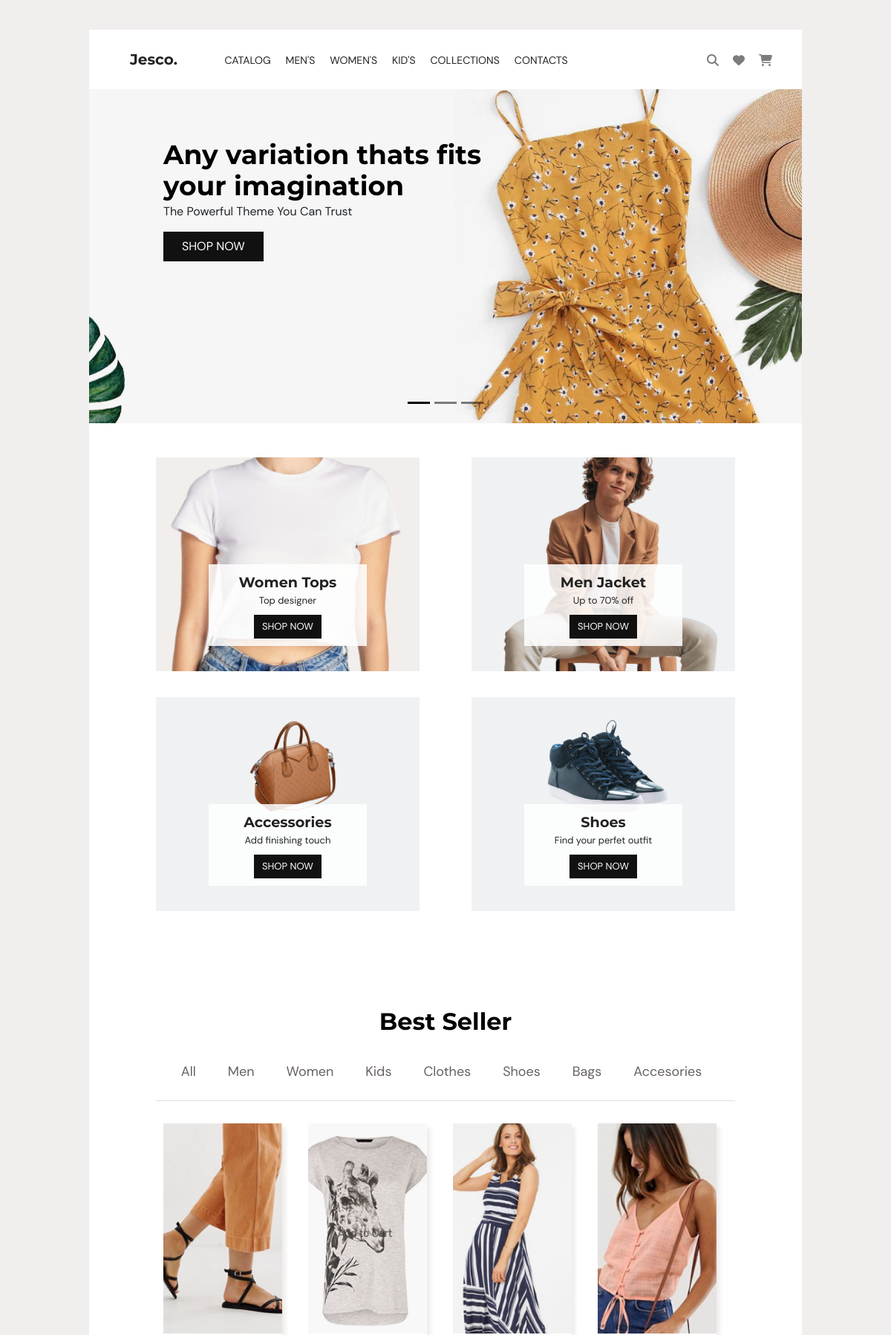
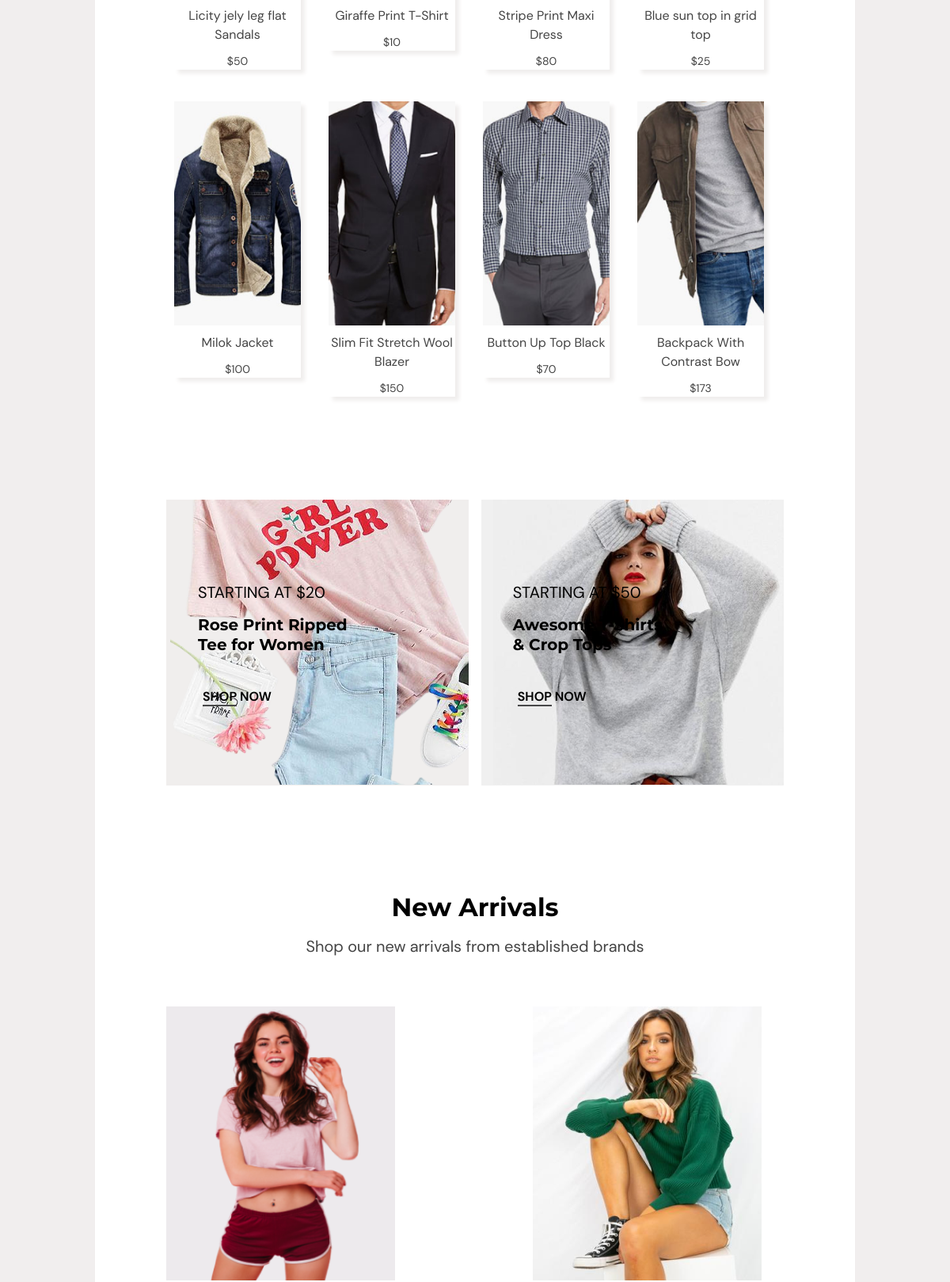
The page / (upper part) on the database its author committed (2 pictures, top to bottom).
### web/models.py (models this page shows, shortened)
class Products(models.Model):
    id = models.AutoField('id', primary_key=True)
    title = models.CharField('title', max_length=200, default="")
    id_categories = models.ForeignKey('Categories', on_delete=models.SET_NULL, null=True)
    id_brand = models.ForeignKey('Brands', on_delete=models.SET_NULL, null=True)
    id_type = models.ForeignKey('Type', on_delete=models.SET_NULL, null=True)
    img = models.ImageField(default="")
    price = models.IntegerField('price')
    size = models.ForeignKey('Size', on_delete=models.SET_NULL, null=True)
    is_best_seller = models.BooleanField(default=False)
    is_new_arrivals = models.BooleanField(default=False)
    class Meta:
        verbose_name = 'Товар'
        verbose_name_plural = 'Товары'

### web/views.py (the view)
# urls.py: 2. Add a URL to urlpatterns:  path('', views.home, name='home')
def home(request):
    sale_product = Products.objects.filter(is_best_seller = True)
    new_arrivals = Products.objects.filter(is_new_arrivals = True)
    return render(request, "web/index.html", {'sale_product':sale_product, 'new_arrivals':new_arrivals})

### templates/web/index.html (shortened to what this page needs)
{% load static %}
<!DOCTYPE html>
<html lang="en">
<head>
    <link rel="stylesheet" href="{% static 'css/reset.css'%}"/>
    <link rel="stylesheet" href="{% static 'css/style.css'%}"/>
    <link href="{% static 'fontawesome_free/css/all.min.css' %}" rel="stylesheet" type="text/css">
    <link href="{% static 'fontawesomefree/css/fontawesome.css' %}" rel="stylesheet" type="text/css">
    <link href="{% static 'fontawesomefree/css/brands.css' %}" rel="stylesheet" type="text/css">
    <link rel="stylesheet" href="https://use.fontawesome.com/releases/v5.0.13/css/all.css"
>
    <link href="{% static 'fontawesomefree/css/solid.css' %}" rel="stylesheet" type="text/css">
    <link href="{% static 'fontawesomefree/css/regular.css' %}" rel="stylesheet" type="text/css">
    <link href="https://cdn.jsdelivr.net/npm/bootstrap@5.0.2/dist/css/bootstrap.min.css" rel="stylesheet"
>
</head>
<body>
<div class="wrapper">
    {% include 'web/header.html' %}
    <main class="page">
        <section class="page__main-screensave _container ">
            <div id="carouselExampleDark" class="carousel carousel-dark slide" data-bs-ride="carousel">
                <div class="carousel-indicators">
                    <button type="button" data-bs-target="#carouselExampleDark" data-bs-slide-to="0" class="active"
                            aria-current="true" aria-label="Slide 1"></button>
                    <button type="button" data-bs-target="#carouselExampleDark" data-bs-slide-to="1"
                            aria-label="Slide 2"></button>
                    <button type="button" data-bs-target="#carouselExampleDark" data-bs-slide-to="2"
                            aria-label="Slide 3"></button>
                </div>
                <div class="carousel-inner">
                    <div class="carousel-item active">
                        <img src="{% static 'image/screensave_1.png'%}" class="d-block w-100 img_cl" alt="...">
                        <div class="main-screensave__title">
                            Any variation thats fits your imagination
                        </div>
                        <div class="main-screensave__description">
                            The Powerful Theme You Can Trust
                        </div>
                        <div class="main-screensave__button">
                            <button class="shop_now">
                                Shop now
                            </button>
                        </div>
                    </div>
                </div>
            </div>
        </section>
        <section class="page__catalog _container ">
            <div class="catalog__list __container">
                <div class="item_first catalog__item ">
                    <img src="{% static 'image/women-sexy-white-cropped-top-with-design-space__1_-removebg-preview.png'%}"
                         alt="" class="catalog__img">
                    <div class="item-block">
                        <p class="block__title">
                            Women Tops
                        </p>
                        <p class="block__desc">
                            Top designer
                        </p>
                        <div class="item-block__button">
                            <button class="shop-now__catalog" onclick="location.href='{% url 'catalog_womens' %}'">
                                Shop now
                            </button>
                        </div>
                    </div>
                </div>
                <div class="catalog__item _bg">
                    <img src="{% static 'image/austin-wade-d2s8NQ6WD24-unsplash-removebg-preview.png'%}" alt=""
                         class="catalog__img">
                    <div class="item-block second__item odd__block">
                        <p class="block__title">
                            Men Jacket
                        </p>
                        <p class="block__desc">
                            Up to 70% off
                        </p>
                        <div class="item-block__button">
                            <button class="shop-now__catalog" onclick="location.href='{% url 'catalog_men' %}'">
                                Shop now
                            </button>
                        </div>
                    </div>
                </div>
                <div class="catalog__item _bg">
                    <img src="{% static 'image/women-s-leather-bag-mockup-removebg-preview.png'%}" alt=""
                         class="catalog__img third__item">
                    <div class="item-block odd__block">
                        <p class="block__title">
                            Accessories
                        </p>
                        <p class="block__desc">
                            Add finishing touch
                        </p>
                        <div class="item-block__button">
                            <button class="shop-now__catalog" onclick="location.href='{% url 'catalog_accessories' %}'">
                                Shop now
                            </button>
                        </div>
                    </div>
                </div>
                <div class="item_first catalog__item _bg">
                    <img src="{% static 'image/men-shoes-removebg-preview 1.png'%}" alt=""
                         class="catalog__img foor__item">
                    <div class="item-block ">
                        <p class="block__title">
                            Shoes
                        </p>
                        <p class="block__desc">Find your perfet outfit</p>
                        <div class="item-block__button">
                            <button class="shop-now__catalog" onclick="location.href='{% url 'catalog_shoes' %}'">
                                Shop now
                            </button>
                        </div>
                    </div>
                </div>
            </div>
        </section>
        <section class="page__best-seller _container ">
            <div class="seller__category __container">
                <div class="category__title _title">
                    Best Seller
                </div>
                <div class="category__menu">
                    <ul class="category__list">
                        <li class="category__item">
                            <a href="" class="category__link">
                                All
                            </a>
                        </li>
                        <li class="category__item">
                            <a href="" class="category__link">
                                Men
                            </a>
                        </li>
                        <li class="category__item">
                            <a href="" class="category__link">
                                Women
                            </a>
                        </li>
                        <li class="category__item">
                            <a href="" class="category__link">
                                Kids
                            </a>
                        </li>
                        <li class="category__item">
                            <a href="" class="category__link">
                                Clothes
                            </a>
                        </li>
                        <li class="category__item">
                            <a href="" class="category__link">
                                Shoes
                            </a>
                        </li>
                        <li class="category__item">
                            <a href="" class="category__link">
                                Bags
                            </a>
                        </li>
                        <li class="category__item">
                            <a href="" class="category__link">
                                Accesories
                            </a>
                        </li>
                    </ul>
                </div>
                <div class="sale-catalog__items">
                    {% for product in sale_product %}
                    <a href="{% url 'view_detail_product' product.id %}" class="shot_catalog__link">
                        <div class="sale-catalog__item">
                            <div class="catalog-item__img">
                                <img src="{{ product.img.url }}" alt="">
                            </div>
                            <div class="item__title">
                                {{ product.title}}
                            </div>
                            <div class="item__price">
                                ${{ product.price }}
                            </div>
                        </div>
                    </a>
                    {% endfor %}
                </div>
            </div>
            <div class="page-sale__posts __container">
                <div class="page-sale__post _first_bq">
                    <div class="sale-post__img">
                        <img src="{% static 'image/new-arrivals-add-719x374-removebg-preview.png' %}" alt="">
                    </div>
                    <div class="sale-post__element">
                        <div class="sale-post__price">
                            STARTING AT $20
                        </div>
                        <div class="sale-post__title">
                            Rose Print Ripped Tee for Women
                        </div>
                        <button class="sale-post__button">
                            shop now
                        </button>
                    </div>
                </div>
                <div class="page-sale__post _second_bq">
                    <div class="sale-post__img">
                        <img src="{% static 'image/womens-cloth_600x.png' %}" alt="">
                    </div>
                    <div class="sale-post__element">
                        <div class="sale-post__price">
                            STARTING AT $50
                        </div>
                        <div class="sale-post__title">
                            Awesome T-Shirts & Crop Tops
                        </div>
                        <button class="sale-post__button">
                            shop now
                        </button>
                    </div>
                </div>
            </div>
        </section>
        <section class="page__new_arrivals _container __container">
            <div class="arrivals__title _title">
                New Arrivals
            </div>
            <div class="arrivals__text _text">
                Shop our new arrivals from established brands
            </div>
            <div class="arrivals__items">
                {% for arrival in new_arrivals %}
                <div class="arrivals__item">
                    <a href="{% url 'view_detail_product' arrival.id %}">
                        <div class="arrivals-item__img">
                            <img src="{{ arrival.img.url }}" alt="">
                        </div>
                    </a>
                </div>
                {% endfor %}
            </div>
        </section>
    </main>
</div>
</body>
</html>

### rows shown on the page
Products: img (picture), title "Licity jely leg flat Sandals", price "50"
Products: img (picture), title "Giraffe Print T-Shirt", price "10"
Products: img (picture), title "Stripe Print Maxi Dress", price "80"
Products: img (picture), title "Blue sun top in grid top", price "25"
Products: img (picture), title "Milok Jacket", price "100"
Products: img (picture), title "Slim Fit Stretch Wool Blazer", price "150"
Products: img (picture), title "Button Up Top Black", price "70"
Products: img (picture), title "Backpack With Contrast Bow", price "173"
Products: img (picture)
Products: img (picture)
